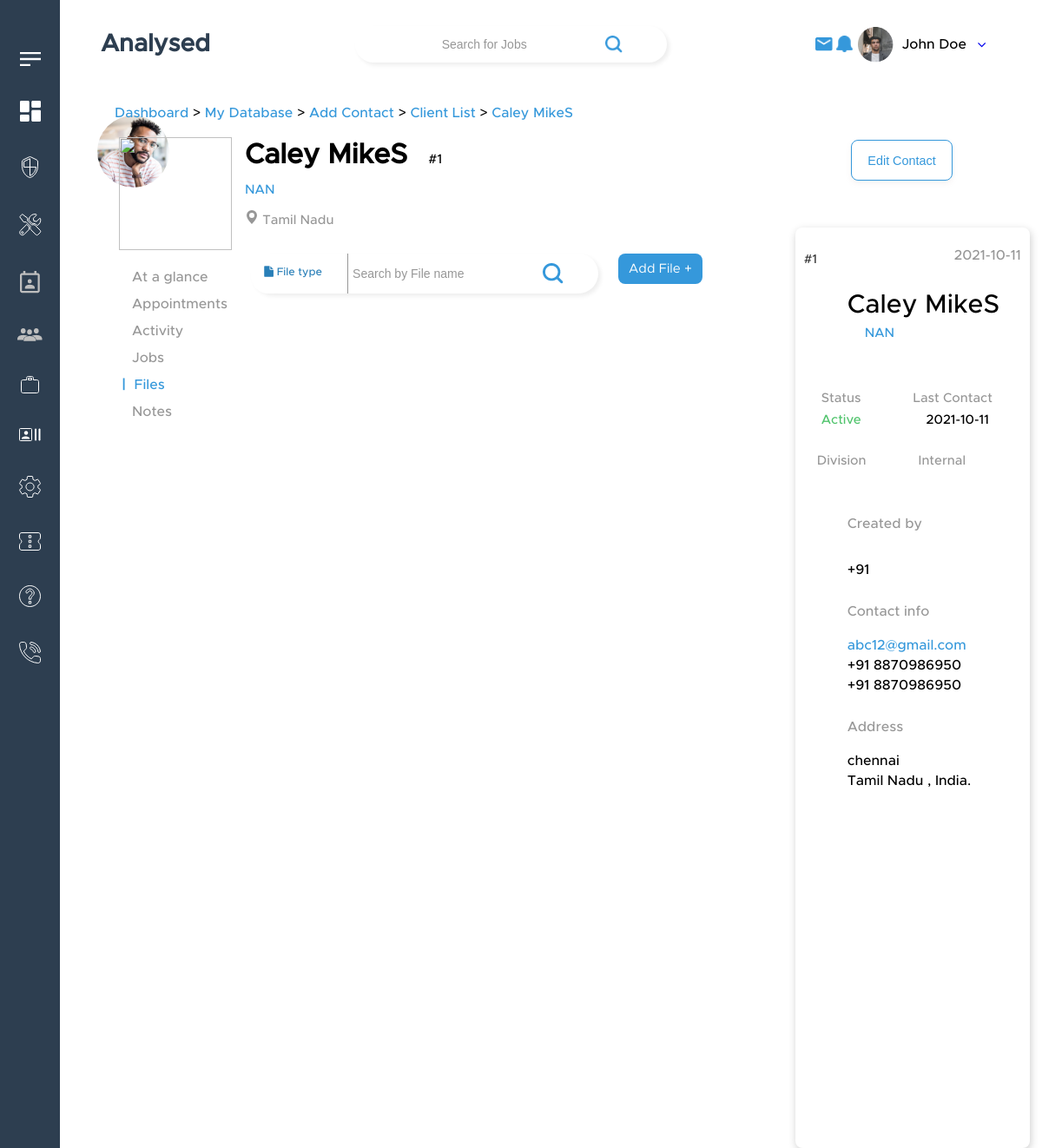
/recruiter/contact_specific-4.php?c_id=1, run on the app's committed database.
### tables this page shows
CREATE TABLE `contacts` (
  `contact_id` int(11) NOT NULL,
  `creator_id` int(11) DEFAULT NULL,
  `company` varchar(50) DEFAULT NULL,
  `fname` varchar(100) NOT NULL,
  `lname` varchar(100) NOT NULL,
  `status` varchar(100) NOT NULL,
  `picture` varchar(100) NOT NULL,
  `job_title` varchar(255) NOT NULL,
  `email` varchar(255) NOT NULL,
  `phone` varchar(15) NOT NULL,
  `address` varchar(255) NOT NULL,
  `skills` varchar(255) NOT NULL,
  `industry` varchar(255) NOT NULL,
  `last_meeting` date DEFAULT NULL,
  `mname` varchar(20) NOT NULL,
  `title` varchar(100) DEFAULT NULL,
  `city` varchar(30) NOT NULL,
  `zip_code` int(10) NOT NULL,
  `state` varchar(30) NOT NULL,
  `country` varchar(30) NOT NULL,
  `company_name` varchar(50) NOT NULL DEFAULT 'NAN',
  `contact_type` varchar(20) NOT NULL,
  `division` varchar(30) NOT NULL,
  `source` varchar(30) NOT NULL,
  `reports_to` varchar(30) NOT NULL,
  `last_contact` varchar(10) NOT NULL,
  `visibility` varchar(20) NOT NULL,
  `validity` varchar(20) NOT NULL,
  `lastvisit` date NOT NULL,
  `LinkedIn_profile` varchar(100) NOT NULL,
  `added_on` date NOT NULL DEFAULT current_timestamp()
);

CREATE TABLE `client` (
  `client_id` int(255) NOT NULL,
  `company_name` varchar(50) NOT NULL,
  `status` varchar(50) NOT NULL,
  `company` varchar(50) NOT NULL,
  `company_img` varchar(50) NOT NULL,
  `ownership` varchar(20) NOT NULL,
  `industry` varchar(50) NOT NULL,
  `source` varchar(20) NOT NULL,
  `parent_company` varchar(20) NOT NULL,
  `active_contact` varchar(50) NOT NULL,
  `company_desc` varchar(1000) NOT NULL,
  `permanent_fee` varchar(20) NOT NULL,
  `contract_fee` varchar(20) NOT NULL,
  `main_email` varchar(20) NOT NULL,
  `contact_no` bigint(10) NOT NULL,
  `address` varchar(100) NOT NULL,
  `city` varchar(20) NOT NULL,
  `zipcode` varchar(10) NOT NULL,
  `state` varchar(20) NOT NULL,
  `country` varchar(20) NOT NULL,
  `bank_name` varchar(20) NOT NULL,
  `bank_id` bigint(20) NOT NULL,
  `bank_acc_no` bigint(20) NOT NULL,
  `iban` varchar(20) NOT NULL,
  `vat` varchar(20) NOT NULL
);

### recruiter/contact_specific-4.php (the view, shortened to what this page needs)
<?php
   $conn=mysqli_connect(LOCALHOST,DB_USERNAME,DB_PASSWORD,DB_NAME) or die(mysqli_error());
?>
<link rel="stylesheet" href="./css/contact_specific-4_running.css">
<?php
    $sql="select * from client ";
    $res=mysqli_query($conn,$sql);
    if($res == TRUE)
    {
        $count=mysqli_num_rows($res);
        if($count >0)
        {
            while($rows=mysqli_fetch_assoc($res))
            {
                $company_name=$rows['company_name'];
                $main_email=$rows['main_email'];
                $contact_no=$rows['contact_no'];
                $city=$rows['city'];
                $state=$rows['state'];
                $country=$rows['country'];
                $status=$rows['status'];
                $created_by=$rows['created_by'];
                $created_email=$rows['created_email'];
                $created_no=$rows['created_no'];
            }
        }
    }
?>
<?php
  $c_id=$_GET['c_id'];
    $sql="select * from contacts where contact_id='$c_id'";
    $res=mysqli_query($conn,$sql);
    if($res == TRUE)
    {
        $count=mysqli_num_rows($res);
        if($count >0)
        {
            while($rows=mysqli_fetch_assoc($res))
            {
                $fname=$rows['fname'];
                $lname=$rows['lname'];
                $picture=$rows['picture'];
                $status=$rows['status'];
                $city=$rows['city'];
                $city=$rows['city'];
                $state=$rows['state'];
                $country=$rows['country'];
                $company_name=$rows['company_name'];
                $added_on=$rows['added_on'];
            }
        }
    }
?>
<link rel="stylesheet" href="./css/contact_specific-4.css">
<body>
    <?php include('header.php') ?>
    <div class="container container-adjust">
        <div class="small_container">
            <div class="bread-crumbs_Mytools-recruiter">
                <a href="dashboard.php" class="active-breadcrumb-link">Dashboard</a> > <a href="candidate_list.php"
                    class="active-breadcrumb-link">My Database</a> > <a href="addContact.php"
                    class="active-breadcrumb-link">Add Contact</a> > <a href="contact_list.php"
                    class="active-breadcrumb-link"> Client List</a> > <a href=""
                    class="active-breadcrumb-link"><?php echo  $fname, $lname ?></a>
            </div>
            <div class="profile-img">
                <?php echo '<img src="../img/'.$picture.' " >' ;   ?>
                <h1><?php echo  $fname, $lname ?><p1> #<?php echo  $c_id ?></p1>
                </h1><br>
                <h2><?php echo  $company_name ?>
                </h2><br>
                <h4><svg xmlns="http://www.w3.org/2000/svg" width="16" height="16" fill="currentColor"
                        class="bi bi-geo-alt-fill" viewBox="0 0 16 16">
                        <path
                            d="M8 16s6-5.686 6-10A6 6 0 0 0 2 6c0 4.314 6 10 6 10zm0-7a3 3 0 1 1 0-6 3 3 0 0 1 0 6z" />
                    </svg> <?php echo  $state ?></h4>
            </div>
            <div class="button">
                <button onclick="window.location='addContact.php';">Edit Contact</button>
            </div>
            <div class="options">
                <p><a href="contact_specific-1.php?c_id=<?php echo $c_id; ?>">At a glance</a></p>
                <p><a href="contact_specific-2.php?c_id=<?php echo $c_id; ?>">Appointments</a></p>
                <p><a href="contact_specific-3.php?c_id=<?php echo $c_id; ?>">Activity</a></p>
                <p><a href="contact_specific-5.php?c_id=<?php echo $c_id; ?>">Jobs</a></p>
                <p style="color:#3598DB;margin-left:-2px"> <b style="margin-right: 10px;">|</b>Files</p>
                <p><a href="contact_specific-6.php?c_id=<?php echo $c_id; ?>">Notes</a></p>
            </div>
            <div class="status">
                <div class="status1">
                    <p>#<?php echo  $c_id ?></p>
                    <span><?php echo  $added_on ?></span>
                </div>
                <div class="status-name" style="margin-top:30px;">
                    <span style="margin-left:50px;"><?php echo  $fname, $lname ?></span>
                    <p style="color:#3598DB;margin-left:70px"><?php echo  $company_name ?> <span style="color:black">
                    </p>
                    <br><br>
                    <span style="color:#979797; font-size:15px; margin-left:20px;">Status&emsp;&emsp;&emsp;&emsp;Last
                        Contact</span>
                    <br>
                </div>
                <div class="displayname">
                    <span><?php echo  $status ?></span>&emsp;&emsp;&emsp;&emsp;&emsp;<?php echo  $added_on ?>
                </div>
                <br><br>
                <div class="fee">
                    <span>Division&emsp;&emsp;&emsp;&emsp;Internal</span><br>
                </div>
                <div class="fee-percent">
                </div>
                <br><br>
                <div class="details">
                    <p style="color:#979797;padding-top: 0px;">Created by</p>
                    <br>
                    <p style="color:#3598DB;"><?php echo  $created_by ?></p>
                    <p style="color:black;"><?php echo  $created_email ?></p>
                    <p style="color:black;">+91 <?php echo  $created_no ?></p>
                    <br><br>
                    <p style="color:#979797;padding-top: 0px;">Contact info</p>
                    <br>
                    <p style="color:#3598DB;"><?php echo  $main_email ?></p>
                    <p style="color:black;">+91 <?php echo  $contact_no ?></p>
                    <p style="color:black;">+91 <?php echo  $contact_no ?></p>
                    <br><br>
                    <p style="color:#979797;padding-top: 0px;">Address</p>
                    <br>
                    <p style="color:black"><?php echo  $city ?></p>
                    <p style="color: black;"><?php echo  $state ?> , <?php echo  $country ?>.</p>
                    <br><br>
                </div>
            </div>
            <div class="left-side-container-1">
                <span class="row-recruiter upcoming_interview_top_span">
                    <form method="post" class="form">
                        <div class="search-box">
                            <details id="dropdown" class="dropdown">
                                <summary class="dropdown-button">
                                    <span id="selected-item" class="selected-item"> <i class="fa fa-file"
                                            aria-hidden="true"></i> File type</span>
                                </summary>
                            </details>
                            <input class="search-form-input" type="search" name="textsearch"
                                placeholder="Search by File name">
                            <button type="submit" name="btnsearch" class="searchButton" id="cs-4">
                                <img src="./img/search-icon-blue.png" />
                            </button>
                        </div>
                    </form>
                </span>
            </div>
            <div class="add">
                <button class="btn" id="myBtn"><a style="color:white" href="#">Add File +</a></button>
            </div>
        </div>

### recruiter/css/contact_specific-4.css (style rules this page uses)
body { margin-left: 0%; margin-right: 0%; }
.small_container { margin-left: 0%; margin-right: 0%; }
.active-breadcrumb-link { color: #3598db; text-decoration: underline; }
.bread-crumbs_Mytools-recruiter { margin-top: -40px; }
.profile-img { margin-top: 25px; margin-left: 40px; background: transparent url("img/Ellipse 148.png") 0% 0% no-repeat padding-box; opacity: 1; }
.profile-img img { width: 130; height: 130; margin: 25px; }
.profile-img h1 { margin-top: -150px; margin-left: 170px; }
.profile-img h1 p1 { margin-left: 20px; font-size: 15px; font-weight: 100; }
.profile-img h2 { margin-left: 170px; font-size: 15px; font-weight: 100; color: #3598db; }
.profile-img h4 { margin-left: 170px; font-size: 15px; font-weight: 100; color: #979797; }
.button button { color: #3598db; background-color: white; margin-top: -100px; margin-left: 995px; width: 173px; height: 47px; border: 1px solid var(--unnamed-color-3598db); box-shadow: 0px 3px 6px #f5f2f2ee; border: 1px solid #3598db; border-radius: 8px; opacity: 1; }
.options { margin-top: 50px; margin-left: 70px; }
.options p { margin-top: 15px; margin-left: 10px; color: var(--unnamed-color-3598db); letter-spacing: 0px; color: #979797; opacity: 1; }
.options a { text-decoration: none; color: #979797; }
.status { width: 270px; height: 1060px; background: var(--unnamed-color-ffffff) 0% 0% no-repeat padding-box; background: #ffffff 0% 0% no-repeat padding-box; box-shadow: 1px 3px 10px #00000033; border-radius: 8px; opacity: 1; padding: 10px; margin-left: 962px; margin-top: -220px; }
.status1 p { padding-top: 20px; color: #333333; }
.status1 span { color: #979797; float: right; margin-top: -20px; }
.status-name { font-size: 30px; }
.fee { font-size: 30px; }
.status-name p { margin-top: 10px; margin-left: 0px; font-size: 15px; }
.displayname { margin-top: 10px; font-size: 15px; }
.fee-percent { margin-top: 10px; font-size: 15px; }
.fee-percent { color: #333333; margin-left: 15px; }
.displayname span { color: #51c46d; margin-left: 20px; }
.fee span { color: #979797; font-size: 15px; margin-left: 15px; }
.details { margin-left: 40px; color: #979797; }
.details p { padding-top: 7px; margin-left: 10px; color: #3598db; }
.left-side-container-1 { margin-top: -1050px; margin-left: 200px; }
.row-recruiter { margin-top: 20px; }
.search-box { display: flex; width: 500px; box-shadow: 3px 3px 5px 0px rgba(238, 238, 238, 1); border-radius: 40px; }
.search-form-input { -webkit-appearance: none; appearance: none; position: relative; width: 75%; height: 46px; padding: 5px 20px 5px 40px; border: none; border-radius: opx opx 40px 40px; background-image: url(ic_search.svg); background-position: 15px center; background-size: 18px; background-repeat: no-repeat; background-color: #fff; color: #3d3935; font-size: 14px; outline: none; }
.dropdown { position: relative; width: 35%; height: 46px; border-right: 1px solid #979797; }
.dropdown::before { position: absolute; top: 5px; left: 0; z-index: 999; width: px; height: 36px; background-color: #ccc; content: ""; }
.dropdown-button { list-style: none; position: relative; width: 100%; height: 100%; padding: 15px; border-radius: 20px 0px 0px 20px; background-color: #fff; color: transparent; outline: none; cursor: pointer; }
.dropdown-button .selected-item { color: #297fb8; font-size: 1rem; }
::placeholder { font-size: 14px; color: #979797; }
.searchButton { background: white; outline: none; cursor: pointer; border: none; border-radius: 0px 40px 40px 0px; margin-right: 40px; }
.btn { padding: 7px 12px; background-color: #3598db; color: #fff; border-radius: 8px; border: none; margin-left: 40px; margin-top: -6px; }

### recruiter/css/header_remove.css (style rules this page uses)
* { margin: 0px; padding: 0px; box-sizing: border-box; }
a { text-decoration: none; outline: none; border: none; }
.row-recruiter { display: flex; align-items: center; flex-wrap: wrap; }
body { background-color: white; box-sizing: border-box; font-family: 'CeraB'; background-color: #fff; }
.container { max-width: 100%; margin-left: 80px; position: relative; padding: 0px 30px; margin-top: 30px; }
.searchButton { background: none; outline: none; cursor: pointer; border: none; }
.small_container { max-width: 80vw; display: block; margin: 80px auto; position: relative; }

### recruiter/contact_specific-4.php (style rules this page uses)
.add { margin-top: -40px; margin-left: 684px; }
.add button { width: 97px; height: 35px; font: normal normal normal 15px/22px Metro; background-color: #3598DB; border: #3598DB; color: #FFFFFF; }

### data on the page
contacts: fname "Caley Mike", lname "S", company_name "NAN", state "Tamil Nadu", added_on "2021-10-11", status "Active", city "chennai", country "India"
client: main_email "abc12@gmail.com", contact_no "8870986950"

### other printed values
$c_id "1"
